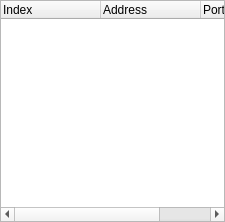
<?xml version="1.0" encoding="UTF-8"?>
<ui version="4.0">
 <class>TcpServerModuleB</class>
 <widget class="QFrame" name="TcpServerModuleB">
  <property name="geometry">
   <rect>
    <x>0</x>
    <y>0</y>
    <width>225</width>
    <height>222</height>
   </rect>
  </property>
  <property name="windowTitle">
   <string>Frame</string>
  </property>
  <layout class="QVBoxLayout" name="verticalLayout">
   <property name="leftMargin">
    <number>0</number>
   </property>
   <property name="topMargin">
    <number>0</number>
   </property>
   <property name="rightMargin">
    <number>0</number>
   </property>
   <property name="bottomMargin">
    <number>0</number>
   </property>
   <item>
    <widget class="QTreeWidget" name="treeWidget">
     <column>
      <property name="text">
       <string>Index</string>
      </property>
     </column>
     <column>
      <property name="text">
       <string notr="true">Address</string>
      </property>
     </column>
     <column>
      <property name="text">
       <string>Port</string>
      </property>
     </column>
    </widget>
   </item>
  </layout>
 </widget>
 <resources/>
 <connections/>
</ui>
